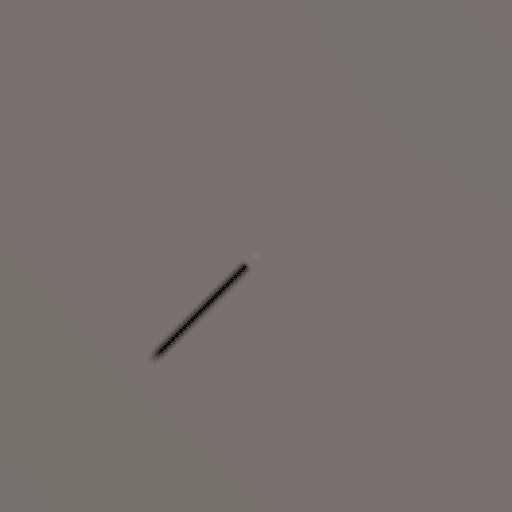
#> input picture tests/fixtures/p5_post_e30.png, 512 x 512 px, found by its file name; the run also reads 1 picture not shown here
$ python run_degradation_sweep.py   (older library calls are emulated)
#> lines starting #> are read from the running program, lines starting #| are printed output that depends on the picture; after the words box and inside, x2 and y2 are one past the last pixel; in counts of white or black regions, pixels touching at a corner belong together
### dart/shadow_extract.py
"""Image-derived shadow direction candidates for Algorithm P4 section 15.2.

These functions operate in image coordinates (x right, y down). They do not produce a
body-frame heading measurement: calibrated camera geometry plus a ground/surface model is
still required to map an image direction into the rover body frame. The returned angular
spread is a heuristic concentration statistic, not a calibrated factor covariance.

The blob method recovers an axis modulo 180 degrees. Its direction must be resolved by caster
association or another cue before it can become an absolute-heading factor.
"""
# PROVENANCE: STEWIE DART subsystem (A. Storey)
from __future__ import annotations

from dataclasses import dataclass

import cv2
import numpy as np


@dataclass
class ShadowHeadingObs:
    z_shadow_image_deg: float
    confidence: float
    n_support: int
    dispersion_deg: float
    periodicity_deg: int
    direction_resolved: bool
    coordinate_frame: str = "IMAGE_X_RIGHT_Y_DOWN"
    covariance_calibrated: bool = False
    provenance: str = "RUNTIME_DERIVED"


@dataclass(frozen=True)
class GroundShadowObservation:
    base_ground_m: np.ndarray
    tip_ground_m: np.ndarray
    direction_body_xz: np.ndarray
    azimuth_body_deg: float
    variance_deg2: float
    periodicity_deg: int
    direction_resolved: bool
    camera_id: str
    sample_id: str
    coordinate_frame: str = "BASE_LINK_GODOT_X_FORWARD_Z_RIGHT"
    covariance_calibrated: bool = False
    provenance: str = "RUNTIME_DERIVED"


# [195 lines left out: functions _to_gray, extract_shadow_azimuth_p7, extract_shadow_azimuth, map_shadow_segment_to_ground, not called in this run]


def associate_base_tip(image, *, dark_frac: float = 0.5, bright_frac: float = 1.5,
                       adjacency_px: int = 12) -> dict:
    """GENERAL image-derived shadow base/tip association (G2 blocker 3).

    From a single image: segment the cast shadow (dark vs median), find its principal axis, and
    resolve WHICH end is the BASE by caster adjacency -- the end whose neighbourhood contains
    sunlit-caster pixels (bright vs median). Returns {base_px, tip_px, direction_deg (FULL 360,
    base->tip = anti-sun azimuth in IMAGE_X_RIGHT_Y_DOWN), confidence}. Raises if no shadow or if
    neither end is caster-adjacent (no association -- never a fabricated default).
    """
    gray = np.asarray(image, dtype=float)
    if gray.ndim == 3:
        gray = gray[..., :3].mean(axis=2)
    med = float(np.median(gray))
    dark = gray < dark_frac * med
    # caster cue lives in _caster (local max vs median); see the asymmetry refusal below
    rows, cols = np.where(dark)
    if rows.size < 12:
        raise ValueError("no usable shadow-dark region for base/tip association")
    pts = np.stack([cols, rows], axis=1).astype(float)        # (x, y) image frame
    mean = pts.mean(axis=0)
    u, s, vt = np.linalg.svd(pts - mean, full_matrices=False)
    axis = vt[0]                                              # principal direction (axial)
    proj = (pts - mean) @ axis
    end_a = pts[int(np.argmin(proj))]
    end_b = pts[int(np.argmax(proj))]

    def _caster(end):
        """(score, highlight position): score = how much the end's local max exceeds the median."""
        x0, y0 = int(round(end[0])), int(round(end[1]))
        r = adjacency_px
        ys = slice(max(0, y0 - r), min(gray.shape[0], y0 + r + 1))
        xs = slice(max(0, x0 - r), min(gray.shape[1], x0 + r + 1))
        nb = gray[ys, xs]
        j = int(np.argmax(nb))
        hy, hx = divmod(j, nb.shape[1])
        return float(nb.max() - med), np.array([xs.start + hx, ys.start + hy], float)

    (sa, pa), (sb, pb) = _caster(end_a), _caster(end_b)
    hi, lo = max(sa, sb), min(sa, sb)
    if hi < 0.03 * max(med, 1.0) or (hi - lo) < 0.5 * hi:
        # no caster highlight, or both ends equally bright (no ASYMMETRY -> no association): refuse
        # rather than guess -- a wrong base silently flips the recovered sun direction by 180 deg
        raise ValueError("no asymmetric sunlit caster at a shadow end -- association impossible")
    # the BASE is the CASTER's ground position (the highlight), not the first detectable dark pixel:
    # the penumbra delays darkness by several px, which biased the height ~10% low on the p5 evidence
    base, tip = (pa, end_b) if sa >= sb else (pb, end_a)
    d = tip - base
    direction = float(np.degrees(np.arctan2(d[1], d[0])) % 360.0)
    denom = sa + sb
    return {"base_px": base, "tip_px": tip, "direction_deg": direction,
            "confidence": float(max(sa, sb) / denom)}

### dart/geometry/shadow_metric.py
"""Cast-shadow metric geometry (Algorithm P5, spec sec 16): recover a feature's HEIGHT from the
ground-plane length of its cast shadow, H = L * tan(e).

This module is the GEOMETRY (pinhole ray -> ground-plane intersection -> length -> height, plus the
first-order uncertainty), with an orthographic top-down helper. Validated two ways: (1) geometric
identity (project known ground points through a perspective camera, recover them exactly); (2) a
controlled rendered-sensor fixture in `render/p5proj/`. The latter supplies camera scale, Sun
elevation, and caster base from scene configuration, extracts the shadow tip from pixels, and
recovers H = 0.95 m (~5% error).
"""
# PROVENANCE: STEWIE DART subsystem (A. Storey)
from __future__ import annotations

import numpy as np


# [98 lines left out: functions _camera_parameters, look_at_basis, project, pixel_to_ground, shadow_height_from_pixels, shadow_height_sigma, not called in this run]


def shadow_height_ortho(base_px, tip_px, m_per_px, sun_elev_deg):
    """P5 for a TOP-DOWN ORTHOGRAPHIC frame: image distance maps directly to ground distance, so
    L = |tip - base| * m_per_px and H = L * tan(e). Returns (H_m, L_m)."""
    base = np.asarray(base_px, float)
    tip = np.asarray(tip_px, float)
    if base.shape != (2,) or tip.shape != (2,):
        raise ValueError("base_px and tip_px must be 2-vectors")
    if not np.isfinite(np.concatenate((base, tip, [m_per_px, sun_elev_deg]))).all():
        raise ValueError("orthographic shadow inputs must be finite")
    if m_per_px <= 0:
        raise ValueError("m_per_px must be finite and positive")
    if not 0.0 < sun_elev_deg < 90.0:
        raise ValueError("Sun elevation must be in (0, 90) deg")
    L = float(np.linalg.norm(tip - base) * m_per_px)
    return float(L * np.tan(np.radians(sun_elev_deg))), L

### benchmarks/shadow_metric_degradation/run_degradation_sweep.py
"""Degradation-sensitivity analysis of the STEWIE cast-shadow-length metric observable.

WHAT THIS IS (read this first):
  A MODELED-DEGRADATION sensitivity sweep of the shadow-length measurement (recover caster height
  H = L*tan(e) from a measured shadow length L). It characterizes the metric's OPERATING ENVELOPE
  under modeled sensor degradation, in the style of the Stanford DEM-anchoring paper's Table 2
  (controlled perturbation ladder -> error + breaking point). It is NOT a real-imagery validation
  of the metric. It does NOT unblock E3 (the two-split residual verification on real ShadowCam/NAC
  imagery). The 2026-06-24 render hard negative (<=1/143 clasts measurable) STANDS; this analysis
  explains WHY by isolating which degradation channel breaks the metric on the clean controlled case.

PIPELINE UNDER TEST (live tree /mnt/projects/stewie/code):
  - Association front-end (the proposal's "association"): dart/shadow_extract.py::associate_base_tip
    (image-derived caster base + shadow tip, with a refusal gate) -> dart/geometry/shadow_metric.py
    ::shadow_height_ortho (H = L*tan(e), top-down orthographic). This is the pipeline the proposal
    reports at 0.0%/0.2% relative height error and the one whose REFUSAL ENVELOPE we characterize.
  - Geometric reference recovery (no refusal, isolates length-measurement-only degradation):
    stewie/eval/gates.py::_controlled_p5_height (fixed image-center base + farthest-dark tip).
  - sigma_n edge-noise model: dart/shadow_edge_sigma.py (measured sigma_edge 0.685 px, real CE-3).
  - SHADOW_LENGTH factor type: dart/factors.py::FactorType.SHADOW_LENGTH (currently metric-blocked).

CONTROLLED ZERO-DEGRADATION BASELINE:
  stewie/eval/tests/fixtures/p5_post_e{30,50}.png -- a rendered vertical post of KNOWN height 1.0 m
  with a clean cast shadow, GSD 6/512 m/px, Sun elevation 30 and 50 deg.

DEGRADATION CHANNELS (the B-render-fidelity channels, all REAL radiometric models, no fabrication):
  saturation_clip, veiling_glare, psf_blur, dust_haze, edge_noise. See DEGRADATIONS below.

Truth (the known 1.0 m caster height) is used ONLY to score recovery error, never inside any
measurement. The Sun elevation and GSD are scene calibration (legitimately known), not height truth.

Run:  PYTHONPATH=/mnt/projects/stewie/code \
      /mnt/projects/07_runtime_system/venv/bin/python \
      benchmarks/shadow_metric_degradation/run_degradation_sweep.py
"""
# PROVENANCE: STEWIE DART subsystem -- modeled-degradation sensitivity analysis (A. Storey)
from __future__ import annotations

import json
import os
from datetime import date as _date

import numpy as np
from imageio.v3 import imread
from scipy.ndimage import gaussian_filter

from dart import shadow_extract as se
from dart.geometry import shadow_metric as sm

_REPO = os.path.dirname(os.path.dirname(os.path.dirname(os.path.abspath(__file__))))
FIXTURES = os.path.join(_REPO, "stewie", "eval", "tests", "fixtures")
VALIDATION = os.path.join(_REPO, "stewie", "eval", "validation")
GSD = 6.0 / 512.0            # m per px, from the gate (stewie/eval/gates.py)
TRUE_H = 1.0                 # m, the post's known height (the fixture truth; scoring only)
DRIFT_THRESHOLD = 0.01       # gate's own association-reproduction PASS threshold (gates.py:233)
N_SEEDS = 24                 # stochastic edge-noise channel: seeds per level

CASES = (("p5_post_e30.png", 30.0), ("p5_post_e50.png", 50.0))


def load_gray(name: str) -> np.ndarray:
    img = np.asarray(imread(os.path.join(FIXTURES, name)), dtype=float)
    if img.ndim == 3:
        img = img[..., :3].mean(axis=2)
    return img


# ----------------------------------------------------------------------------------------------
# REAL degradation models. Each maps (clean float grayscale [0,255], level) -> degraded float gray.
# ----------------------------------------------------------------------------------------------
def deg_saturation_clip(g: np.ndarray, gain: float, ctx: dict) -> np.ndarray:
    """Highlight saturation / clipping: a linear sensor gain past the well-capacity hard clip.
    out = clip(in * gain, 0, 255). Sunlit regolith blows out as gain rises."""
    return np.clip(g * gain, 0.0, 255.0)


def deg_veiling_glare(g: np.ndarray, floor_dn: float, ctx: dict) -> np.ndarray:
    """Veiling glare: an additive scattered-light floor (lens flare/stray light) that lifts the
    shadow toward the background and reduces shadow contrast. out = clip(in + floor, 0, 255)."""
    return np.clip(g + floor_dn, 0.0, 255.0)


def deg_psf_blur(g: np.ndarray, sigma_px: float, ctx: dict) -> np.ndarray:
    """Optical PSF / MTF blur: a Gaussian point-spread (defocus/diffraction) over the image, which
    spreads the lit->shadow edge (penumbra) and pulls the shadow tip inward. sigma in px."""
    if sigma_px <= 0:
        return g.copy()
    return gaussian_filter(g, sigma=float(sigma_px), mode="nearest")


def deg_dust_haze(g: np.ndarray, haze: float, ctx: dict) -> np.ndarray:
    """Dust / haze: Koschmieder transmission model out = in*t + A*(1-t), transmission t = 1 - haze,
    airlight A = the scene's bright (sunlit) level. Compresses contrast toward the airlight, a
    distinct physics from the additive veiling-glare floor (multiplicative compression vs offset)."""
    t = 1.0 - float(haze)
    A = ctx["airlight"]
    return np.clip(g * t + A * (1.0 - t), 0.0, 255.0)


def deg_edge_noise(g: np.ndarray, sigma_dn: float, ctx: dict) -> np.ndarray:
    """Per-pixel additive Gaussian read noise (perturbs shadow-boundary localization). Seeded for
    reproducibility; the caller sweeps seeds and reports mean +/- std + refusal rate."""
    if sigma_dn <= 0:
        return g.copy()
    rng = np.random.default_rng(ctx["seed"])
    return np.clip(g + rng.normal(0.0, float(sigma_dn), size=g.shape), 0.0, 255.0)


DEGRADATIONS = {
    "saturation_clip": {
        "fn": deg_saturation_clip, "unit": "exposure gain (x)",
        "model": "out = clip(in * gain, 0, 255)  -- linear sensor gain past a hard well-capacity clip",
        "levels": [1.0, 1.5, 2.0, 2.5, 3.0, 4.0, 5.0],
    },
    "veiling_glare": {
        "fn": deg_veiling_glare, "unit": "additive floor (DN)",
        "model": "out = clip(in + floor, 0, 255)  -- uniform scattered-light/flare floor",
        "levels": [0.0, 10.0, 20.0, 30.0, 40.0, 60.0, 80.0],
    },
    "psf_blur": {
        "fn": deg_psf_blur, "unit": "PSF sigma (px)",
        "model": "Gaussian PSF, scipy.ndimage.gaussian_filter(sigma)  -- defocus/diffraction MTF",
        "levels": [0.0, 0.5, 1.0, 1.5, 2.0, 3.0, 4.0],
    },
    "dust_haze": {
        "fn": deg_dust_haze, "unit": "haze opacity (1 - t)",
        "model": "out = in*t + A*(1-t)  -- Koschmieder transmission, airlight A = 95th-pct scene DN",
        "levels": [0.0, 0.1, 0.2, 0.3, 0.4, 0.5, 0.6],
    },
    "edge_noise": {
        "fn": deg_edge_noise, "unit": "read-noise sigma (DN)",
        "model": "out = clip(in + N(0, sigma), 0, 255)  -- additive Gaussian read noise, %d seeds/level"
                 % N_SEEDS,
        "levels": [0.0, 2.0, 5.0, 10.0, 15.0, 20.0, 30.0],
    },
}


# ----------------------------------------------------------------------------------------------
# Recovery pipelines (read-only callers of the live tree; no edits to the pipeline).
# ----------------------------------------------------------------------------------------------
def recover_assoc(gray: np.ndarray, elev_deg: float) -> dict:
    """The proposal's ASSOCIATION front-end + H=L*tan(e). Returns recovery or a refusal."""
    try:
        a = se.associate_base_tip(gray)
        h, length = sm.shadow_height_ortho(a["base_px"], a["tip_px"], GSD, elev_deg)
        return {"refused": False, "H_m": float(h), "L_m": float(length),
                "direction_deg": float(a["direction_deg"]), "confidence": float(a["confidence"])}
    except ValueError as e:
        return {"refused": True, "reason": str(e)}


def recover_geom(gray: np.ndarray, elev_deg: float) -> dict:
    """The GEOMETRIC reference recovery (gates._controlled_p5_height): fixed image-center base +
    farthest-dark tip. No refusal gate -- isolates length-measurement-only degradation."""
    med = float(np.median(gray))
    dark = gray < 0.5 * med
    rows, cols = np.where(dark)
    if rows.size == 0:
        return {"degenerate": True}
    center = np.array([gray.shape[1] / 2.0, gray.shape[0] / 2.0])
    d = np.hypot(cols - center[0], rows - center[1])
    tip = np.array([cols[int(np.argmax(d))], rows[int(np.argmax(d))]])
    h, length = sm.shadow_height_ortho(center, tip, GSD, elev_deg)
    return {"degenerate": False, "H_m": float(h), "L_m": float(length), "n_dark": int(rows.size)}


def sweep_case(name: str, elev_deg: float) -> dict:
    gray = load_gray(name)
    airlight = float(np.percentile(gray, 95))
    clean_assoc = recover_assoc(gray, elev_deg)
    clean_geom = recover_geom(gray, elev_deg)
    H_clean = clean_assoc["H_m"]                 # degradation drift is referenced to the clean assoc H
    H_clean_geom = clean_geom["H_m"]

    out = {
        "fixture": name, "sun_elev_deg": elev_deg,
        "airlight_dn_p95": round(airlight, 2),
        "clean_baseline": {
            "assoc": {**{k: (round(v, 5) if isinstance(v, float) else v)
                         for k, v in clean_assoc.items()},
                      "abs_err_vs_truth": round(abs(H_clean - TRUE_H) / TRUE_H, 5)},
            "geom_reference": {**{k: (round(v, 5) if isinstance(v, float) else v)
                                  for k, v in clean_geom.items()},
                               "abs_err_vs_truth": round(abs(H_clean_geom - TRUE_H) / TRUE_H, 5)},
            "assoc_vs_ref_rel": round(abs(H_clean - H_clean_geom) / H_clean_geom, 5),
        },
        "channels": {},
        "breaking_points": {},
        "operating_envelope": {},
    }

    for chan, spec in DEGRADATIONS.items():
        rows = []
        for lvl in spec["levels"]:
            if chan == "edge_noise" and lvl > 0:
                Hs, drifts, abserrs, refusals, dirs, confs = [], [], [], [], [], []
                for s in range(N_SEEDS):
                    g = spec["fn"](gray, lvl, {"airlight": airlight, "seed": 1000 + s})
                    r = recover_assoc(g, elev_deg)
                    if r["refused"]:
                        refusals.append(1)
                    else:
                        refusals.append(0)
                        Hs.append(r["H_m"]); dirs.append(r["direction_deg"]); confs.append(r["confidence"])
                        drifts.append(abs(r["H_m"] - H_clean) / H_clean)
                        abserrs.append(abs(r["H_m"] - TRUE_H) / TRUE_H)
                rate = float(np.mean(refusals))
                row = {"level": lvl, "refusal_rate": round(rate, 3), "n_seeds": N_SEEDS}
                if Hs:
                    row.update({
                        "H_m_mean": round(float(np.mean(Hs)), 5),
                        "H_m_std": round(float(np.std(Hs)), 5),
                        "drift_from_clean_mean": round(float(np.mean(drifts)), 5),
                        "drift_from_clean_max": round(float(np.max(drifts)), 5),
                        "abs_err_vs_truth_mean": round(float(np.mean(abserrs)), 5),
                        "direction_deg_mean": round(float(np.mean(dirs)), 2),
                        "confidence_mean": round(float(np.mean(confs)), 3),
                    })
                rows.append(row)
            else:
                g = spec["fn"](gray, lvl, {"airlight": airlight, "seed": 0})
                r = recover_assoc(g, elev_deg)
                if r["refused"]:
                    rows.append({"level": lvl, "refused": True, "reason": r["reason"]})
                else:
                    rows.append({
                        "level": lvl, "refused": False,
                        "H_m": round(r["H_m"], 5),
                        "L_m": round(r["L_m"], 5),
                        "drift_from_clean": round(abs(r["H_m"] - H_clean) / H_clean, 5),
                        "abs_err_vs_truth": round(abs(r["H_m"] - TRUE_H) / TRUE_H, 5),
                        "direction_deg": round(r["direction_deg"], 2),
                        "confidence": round(r["confidence"], 3),
                    })
        out["channels"][chan] = rows

        # breaking point: first level that REFUSES or drifts past the gate's 1% reproduction threshold
        bp = None; mode = "none_within_swept_range"
        for row in rows:
            lvl = row["level"]
            refused = row.get("refused", False) or row.get("refusal_rate", 0.0) >= 0.5
            drift = row.get("drift_from_clean", row.get("drift_from_clean_mean", 0.0))
            if refused:
                bp, mode = lvl, "association_refuses"
                break
            if drift is not None and drift > DRIFT_THRESHOLD:
                bp, mode = lvl, "drift_exceeds_1pct"
                break
        # last-good = the largest level strictly before the breaking level (the tolerated envelope)
        levels = spec["levels"]
        last_good = None
        if bp is not None:
            idx = levels.index(bp)
            last_good = levels[idx - 1] if idx > 0 else None
        else:
            last_good = levels[-1]
        out["breaking_points"][chan] = {
            "breaking_level": bp, "breaking_mode": mode, "last_good_level": last_good,
            "unit": spec["unit"],
        }
        out["operating_envelope"][chan] = (
            f"tolerated up to {last_good} {spec['unit']}"
            + (f"; breaks at {bp} ({mode})" if bp is not None else " (no break within swept range)")
        )
    return out


def main() -> int:
    today = _date.today().isoformat()
    cases = [sweep_case(name, elev) for name, elev in CASES]
#> in sweep_case, `airlight = float(np.percentile(gray, 95))`: airlight = 114.3
#> in associate_base_tip, `med = float(np.median(gray))`: med = 114
#> in associate_base_tip, `dark = gray < dark_frac * med`:
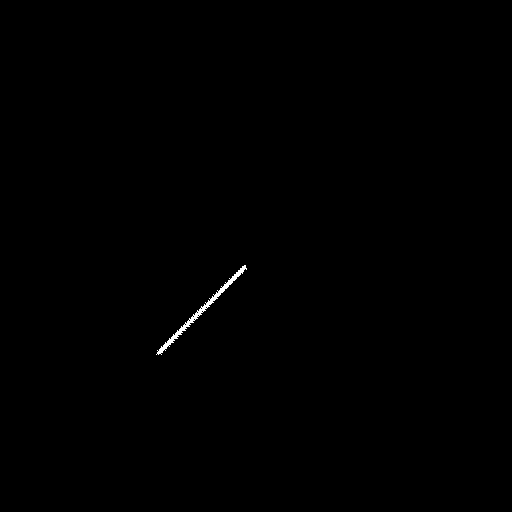
#> dark: shape (512, 512) bool; 0.21% white; 1 white region, box (x1, y1, x2, y2) and area: (156, 265, 247, 355) 557
#> in associate_base_tip, `rows, cols = np.where(dark)`: rows = 557 values from 265 to 354; cols = 557 values, max 246 at index 16, min 156 at index 554, mean 201
#> in associate_base_tip, `pts = np.stack([cols, rows], axis=1).astype(float)`: pts = 557 pairs, first value 156 to 246, second value 265 to 354
#> in associate_base_tip, `mean = pts.mean(axis=0)`: mean = [201, 310]
#> in associate_base_tip, `u, s, vt = np.linalg.svd(pts - mean, full_matrices=False)`: u = 557 pairs, first value -0.0743 to 0.0743, second value -0.088 to 0.0889; s = [847.2, 33.6]; vt = [[-0.709, 0.705], [0.705, 0.709]]
#> in associate_base_tip, `axis = vt[0]`: axis = [-0.709, 0.705]
#> in associate_base_tip, `proj = (pts - mean) @ axis`: proj = 557 values, max 62.92 at index 554, min -62.94 at index 1, mean -9.8e-15
#> in associate_base_tip, `end_a = pts[int(np.argmin(proj))]`: end_a = [245, 265]
#> in associate_base_tip, `end_b = pts[int(np.argmax(proj))]`: end_b = [156, 354]
#> in _caster, `x0, y0 = int(round(end[0])), int(round(end[1]))`: x0 = 245; y0 = 265
#> in _caster, `nb = gray[ys, xs]`:
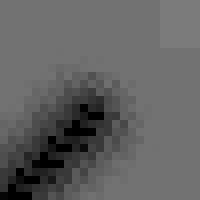
#> nb: shape (25, 25) float64 (shown 8 times larger); min 0, max 123, mean 97.3
#> in _caster, `j = int(np.argmax(nb))`: j = 20
#> in _caster, `hy, hx = divmod(j, nb.shape[1])`: hy = 0; hx = 20
#> in _caster (call 2), `x0, y0 = int(round(end[0])), int(round(end[1]))`: x0 = 156; y0 = 354
#> in _caster (call 2), `nb = gray[ys, xs]`:
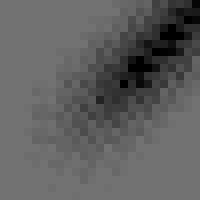
#> nb: shape (25, 25) float64 (shown 8 times larger); min 0, max 114, mean 95.5
#> in _caster (call 2), `j = int(np.argmax(nb))`: j = 0
#> (the rest of the program and of its run is left out)
